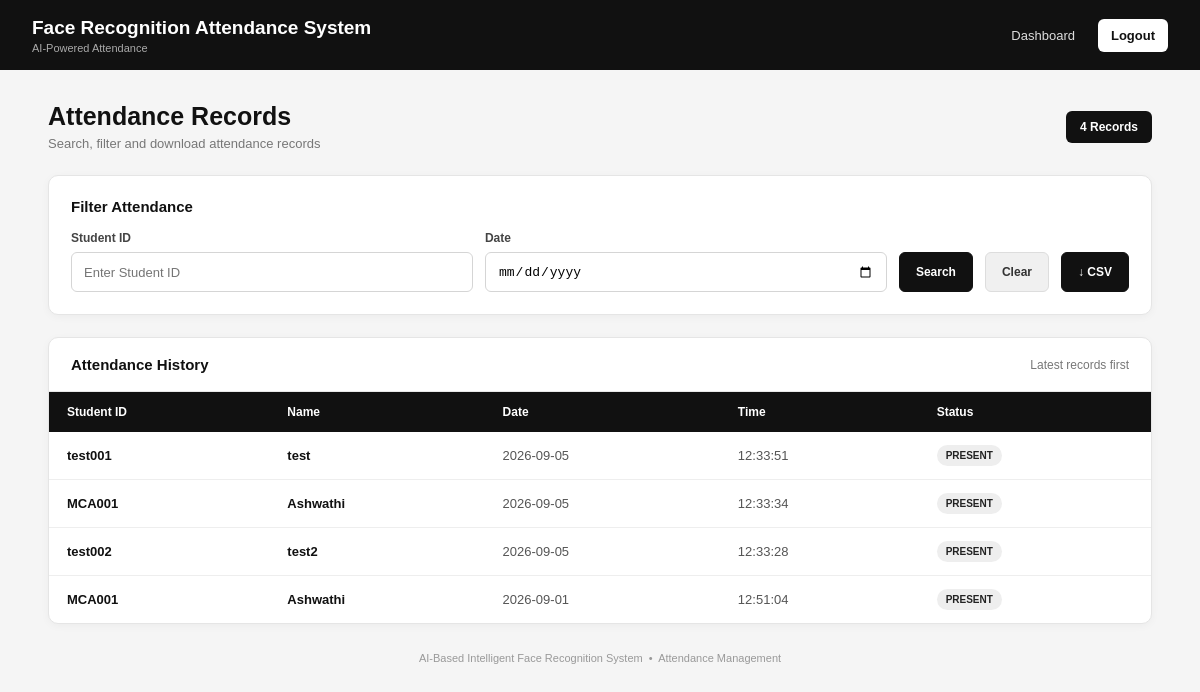
Before: /attendance (signed in) with the older database file.
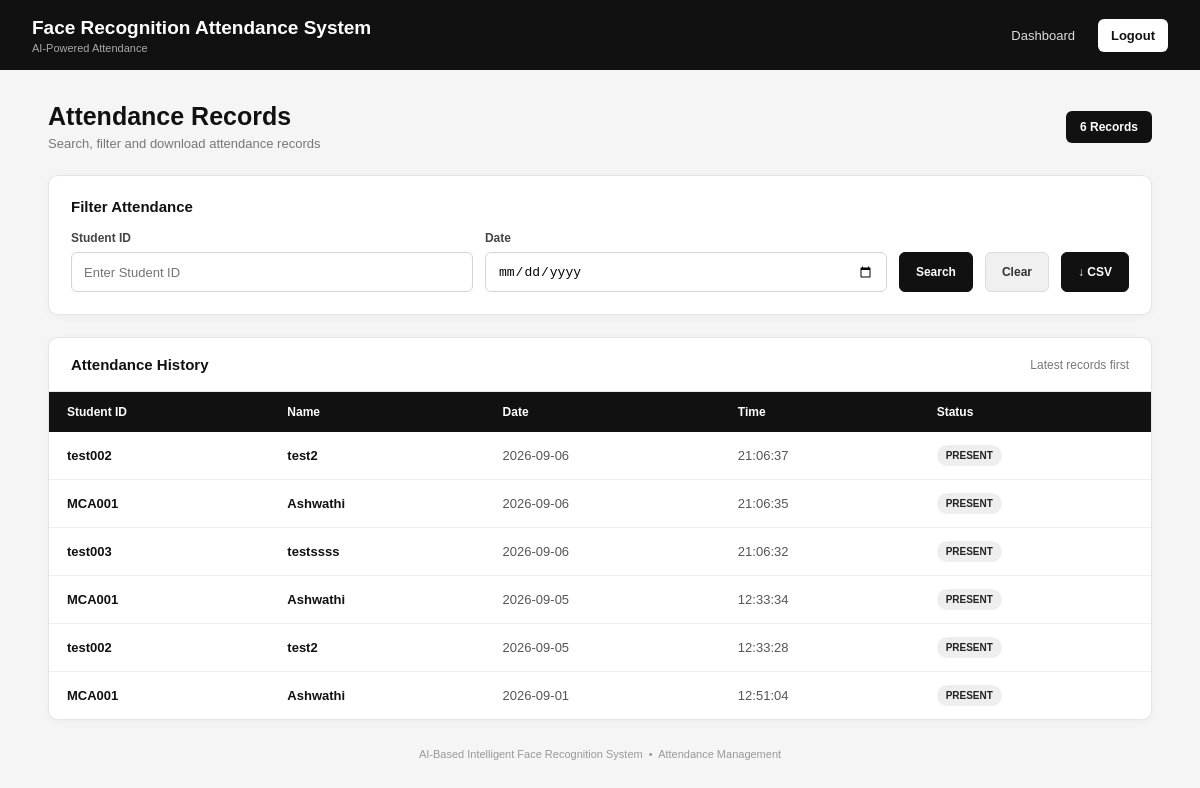
After: the same page with the newer database file.
### tables this page shows
CREATE TABLE attendance (
            id INTEGER PRIMARY KEY AUTOINCREMENT,
            student_id TEXT,
            name TEXT,
            date TEXT,
            time TEXT
        );

### app.py (the view)
@app.route("/attendance")
def attendance():
    if "admin" not in session:
        return redirect("/login")
    student_id = request.args.get("student_id", "").strip()
    date = request.args.get("date", "").strip()
    connection = sqlite3.connect(DATABASE)
    cursor = connection.cursor()
    query = """
        SELECT student_id, name, date, time
        FROM attendance
        WHERE 1=1
    """
    parameters = []
    if student_id:
        query += " AND student_id = ?"
        parameters.append(student_id)
    if date:
        query += " AND date = ?"
        parameters.append(date)
    query += " ORDER BY date DESC, time DESC"
    cursor.execute(query, parameters)
    records = cursor.fetchall()
    connection.close()
    return render_template(
        "attendance.html",
        records=records,
        student_id=student_id,
        date=date
    )

### templates/attendance.html (shortened to what the changed rows need)
<!DOCTYPE html>
<html lang="en">
<head>
</head>
<body>
    <div class="container">
        <div class="page-header">
            <div>
                <h1>
                    Attendance Records
                </h1>
                <p>
                </p>
            </div>
            <div class="record-count">
                {{ records|length }} Records
            </div>
        </div>
        <div class="attendance-card">
            <div class="table-header">
                <h2>
                    Attendance History
                </h2>
            </div>
            {% if records %}
            <div class="table-wrapper">
                <table>
                    <thead>
                        <tr>
                            <th>
                                Student ID
                            </th>
                            <th>
                                Name
                            </th>
                            <th>
                                Date
                            </th>
                            <th>
                                Time
                            </th>
                            <th>
                                Status
                            </th>
                        </tr>
                    </thead>
                    <tbody>
                        {% for record in records %}
                        <tr>
                            <td class="student-id">
                                {{ record[0] }}
                            </td>
                            <td class="name">
                                {{ record[1] }}
                            </td>
                            <td class="date">
                                {{ record[2] }}
                            </td>
                            <td class="time">
                                {{ record[3] }}
                            </td>
                            <td>
                                <span class="present-badge">
                                    PRESENT
                                </span>
                            </td>
                        </tr>
                        {% endfor %}
                    </tbody>
                </table>
            </div>
            {% endif %}
        </div>
    </div>
</body>
</html>

Changed rows visible on the page:
removed attendance: student "test001", name "test", date "2026-09-05", time "12:33:51"
added attendance: student "test002", name "test2", date "2026-09-06", time "21:06:37"
added attendance: student "MCA001", name "Ashwathi", date "2026-09-06", time "21:06:35"
added attendance: student "test003", name "testssss", date "2026-09-06", time "21:06:32"
Other visible differences:
{{ records|length }}: "4" → "6"
